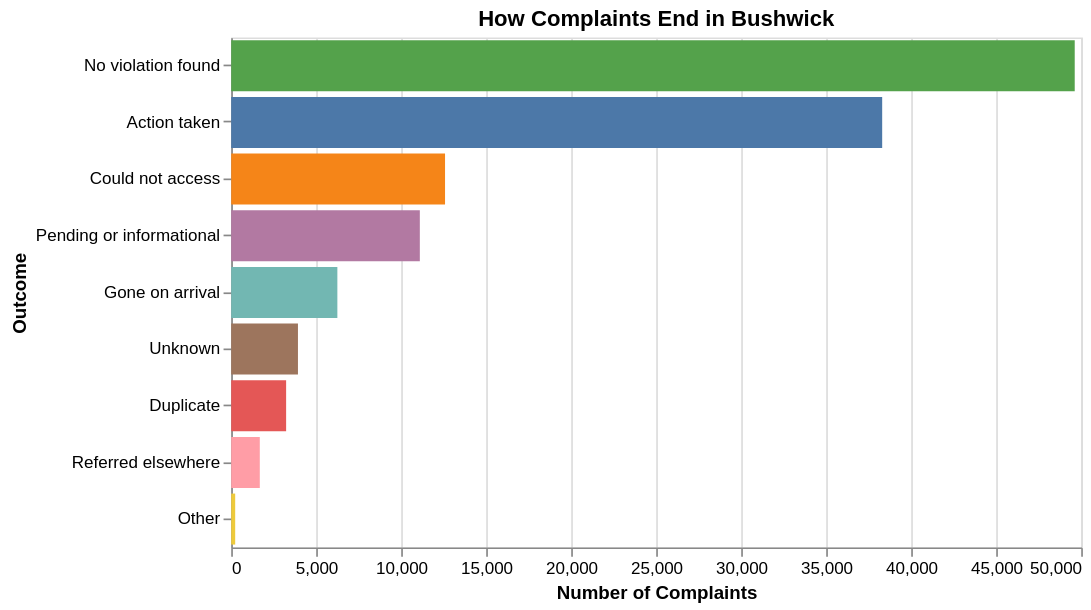

The notebook cell this image was saved under:
### Markdown cell above
This question matches the parameterized verified query, so the agent can run your SQL with `neighborhood` set to Bushwick. Look for the "Matched verified query" line.

### Code cell
ask("How do complaints end in Bushwick?")

### Figure 1 — Vega-Lite specification as saved in the notebook (floating-point values rounded to 4 significant figures)
{"config": {"view": {"continuousWidth": 400.0, "continuousHeight": 300.0}}, "data": {"name": "data-44a6bfe53b53a290d1bf85f6af6d4224"}, "mark": "bar", "encoding": {"color": {"field": "outcome", "legend": null, "type": "nominal"}, "tooltip": [{"field": "outcome", "title": "Outcome", "type": "nominal"}, {"field": "complaints", "format": ",", "title": "Complaints", "type": "quantitative"}, {"field": "pct_of_complaints", "format": ".1f", "title": "Percentage", "type": "quantitative"}], "x": {"field": "complaints", "title": "Number of Complaints", "type": "quantitative"}, "y": {"field": "outcome", "sort": "-x", "title": "Outcome", "type": "nominal"}}, "height": 300.0, "title": "How Complaints End in Bushwick", "usermeta": {"data_result_name": "verified_query", "chart_id": "bushwick_complaint_outcomes"}, "width": 500.0, "$schema": "https://vega.github.io/schema/vega-lite/v6.4.1.json", "datasets": {"data-44a6bfe53b53a290d1bf85f6af6d4224": [{"complaints": 49620.0, "outcome": "No violation found", "pct_of_complaints": 39.1}, {"complaints": 38290.0, "outcome": "Action taken", "pct_of_complaints": 30.2}, {"complaints": 12580.0, "outcome": "Could not access", "pct_of_complaints": 9.9}, {"complaints": 11100.0, "outcome": "Pending or informational", "pct_of_complaints": 8.7}, {"complaints": 6245.0, "outcome": "Gone on arrival", "pct_of_complaints": 4.9}, {"complaints": 3927.0, "pct_of_complaints": 3.1, "outcome": "Unknown"}, {"complaints": 3231.0, "outcome": "Duplicate", "pct_of_complaints": 2.5}, {"complaints": 1682.0, "outcome": "Referred elsewhere", "pct_of_complaints": 1.3}, {"complaints": 235.0, "pct_of_complaints": 0.2, "outcome": "Other"}]}}
